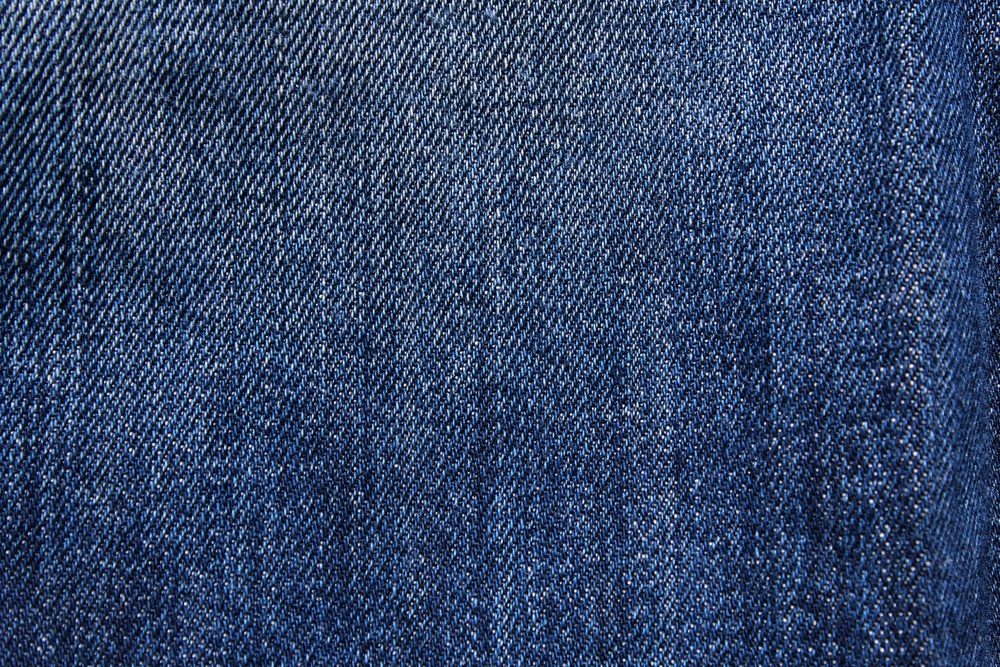
#> input picture src/data/test-data/denim-0001.jpg, 1000 x 667 px, shrunk from 1920 x 1280 before the run, found by its file name
$ python quarter-separation-for-best-portion.py
#> lines starting #> are read from the running program, lines starting #| are printed output that depends on the picture
import cv2
import numpy as np
import matplotlib.pyplot as plt

# Define the path to the image file
image_path = "src/data/test-data/denim-0001.jpg"

# Load the image using OpenCV
image = cv2.imread(image_path)
#> image is the input picture: shape (667, 1000, 3); mean B, G, R 103.3, 69.2, 50.5

# Check if the image is loaded successfully
if image is not None:
    # Get the dimensions of the image
    height, width, channels = image.shape
#> height = 667; width = 1000; channels = 3

    print(f"Image Dimensions - Height: {height}, Width: {width}, Channels: {channels}")
#| Image Dimensions - Height: 667, Width: 1000, Channels: 3

    # Get the minimum of width and height
    min_dimension = min(height, width)
#> min_dimension = 667

    print(f"Minimum Dimension: {min_dimension}")
#| Minimum Dimension: 667

    # Crop the image to min_dimension x min_dimension
    image = image[:min_dimension, :min_dimension, :]
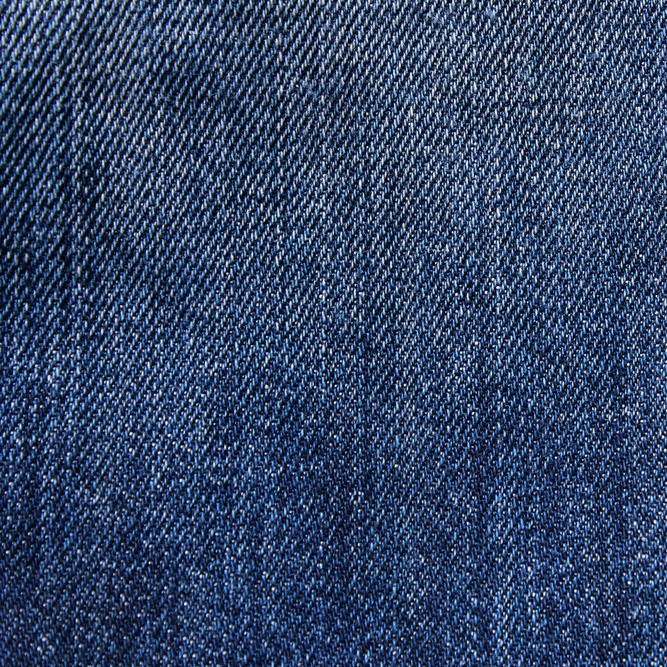
#> image: shape (667, 667, 3); mean B, G, R 102.8, 70.4, 52

    # Get the dimensions of the cropped image
    cropped_height, cropped_width, _ = image.shape
#> cropped_height = 667; cropped_width = 667

    # Save the cropped image if needed
    # cv2.imwrite("path/to/save/cropped/image.jpg", image)

    # Convert the cropped image to grayscale
    gray_image = cv2.cvtColor(image, cv2.COLOR_BGR2GRAY)
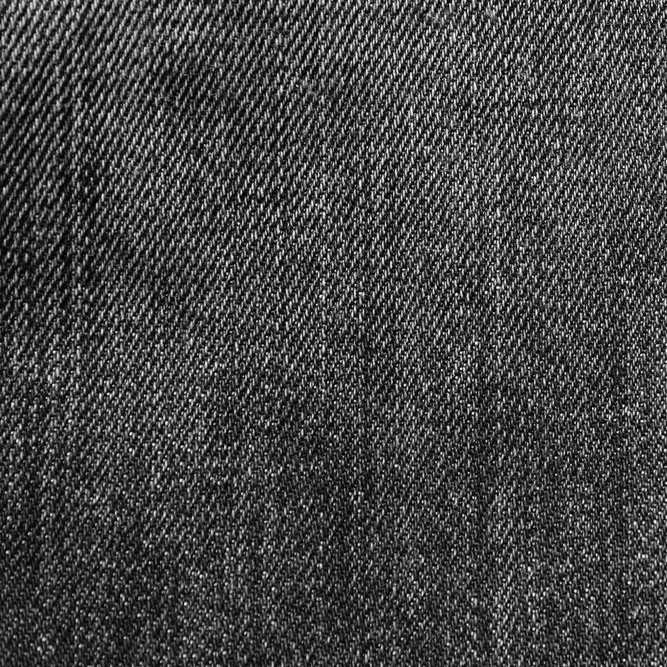
#> gray_image: shape (667, 667); min 1, max 254, mean 68.5

    # Equalize the histogram
    equalized_gray_image = cv2.equalizeHist(gray_image)
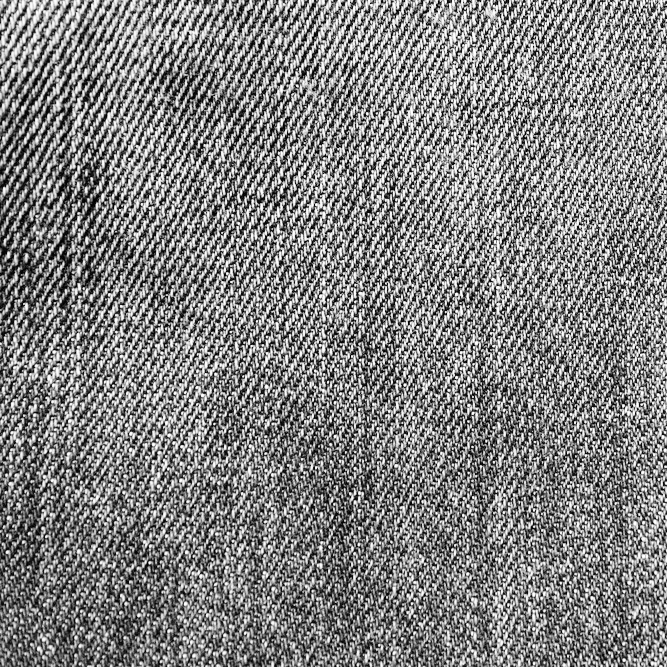
#> equalized_gray_image: shape (667, 667); min 0, max 255, mean 128.4

    # Divide the equalized image into 4 equal parts
    height_half = cropped_height // 2
#> height_half = 333
    width_half = cropped_width // 2
#> width_half = 333

    print(f"Half Image Dimensions - Height: {height_half}, Width: {width_half}")
#| Half Image Dimensions - Height: 333, Width: 333

    # Top-left quarter
    top_left_quarter = equalized_gray_image[:height_half, :width_half]
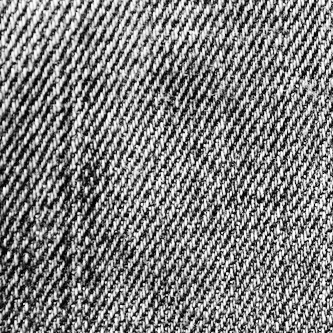
#> top_left_quarter: shape (333, 333); min 0, max 255, mean 127.5

    # Top-right quarter
    top_right_quarter = equalized_gray_image[:height_half, width_half:]
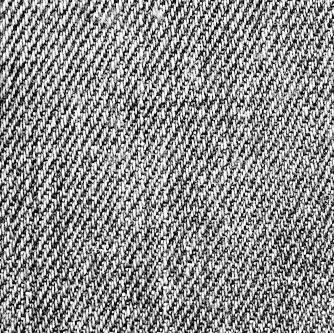
#> top_right_quarter: shape (333, 334); min 0, max 255, mean 141.6

    # Bottom-left quarter
    bottom_left_quarter = equalized_gray_image[height_half:, :width_half]
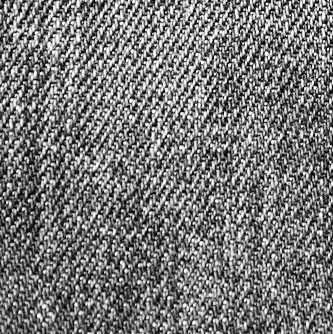
#> bottom_left_quarter: shape (334, 333); min 0, max 255, mean 119.8

    # Bottom-right quarter
    bottom_right_quarter = equalized_gray_image[height_half:, width_half:]
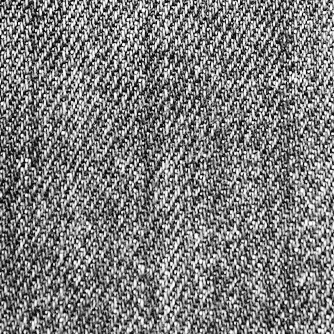
#> bottom_right_quarter: shape (334, 334); min 0, max 255, mean 124.8

    # Display the original, grayscale, equalized, and divided images using Matplotlib
    plt.figure(figsize=(16, 4))

    # Divided Images
    plt.subplot(2, 2, 1)
    plt.imshow(top_left_quarter, cmap='gray')
    plt.title('Top-left Quarter')
    plt.axis('off')

    plt.subplot(2, 2, 2)
    plt.imshow(top_right_quarter, cmap='gray')
    plt.title('Top-right Quarter')
    plt.axis('off')

    plt.subplot(2, 2, 3)
    plt.imshow(bottom_left_quarter, cmap='gray')
    plt.title('Bottom-left Quarter')
    plt.axis('off')

    plt.subplot(2, 2, 4)
    plt.imshow(bottom_right_quarter, cmap='gray')
    plt.title('Bottom-right Quarter')
    plt.axis('off')

    plt.show()

else:
    print(f"Error: Unable to load the image from {image_path}")

$ run again, with src/data/test-data/pexels-digital-buggu-173207.jpg copied over src/data/test-data/denim-0001.jpg
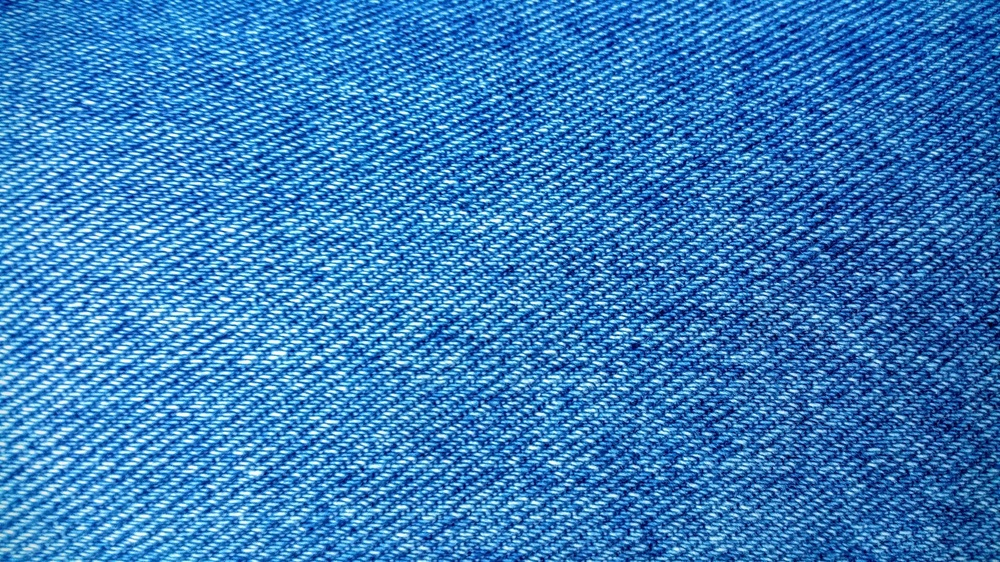
#> input picture src/data/test-data/pexels-digital-buggu-173207.jpg, 1000 x 562 px, shrunk from 1920 x 1080 before the run, found by its file name
#> image is the input picture: shape (562, 1000, 3); mean B, G, R 188.1, 125.7, 56.4
#| Image Dimensions - Height: 562, Width: 1000, Channels: 3
#| Minimum Dimension: 562
#> image: shape (562, 562, 3)
#| Half Image Dimensions - Height: 281, Width: 281
#> `bottom_left_quarter = equalized_gray_image[height_half:, :width_half]`:
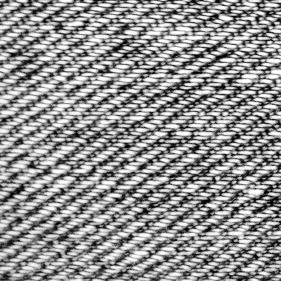
#> bottom_left_quarter: shape (281, 281); min 0, max 255, mean 144.7
#> `bottom_right_quarter = equalized_gray_image[height_half:, width_half:]`:
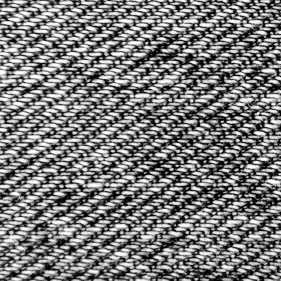
#> bottom_right_quarter: shape (281, 281); min 0, max 255, mean 121.2

$ run again, with src/data/test-data/pexels-engin-akyurt-10221760.jpg copied over src/data/test-data/denim-0001.jpg
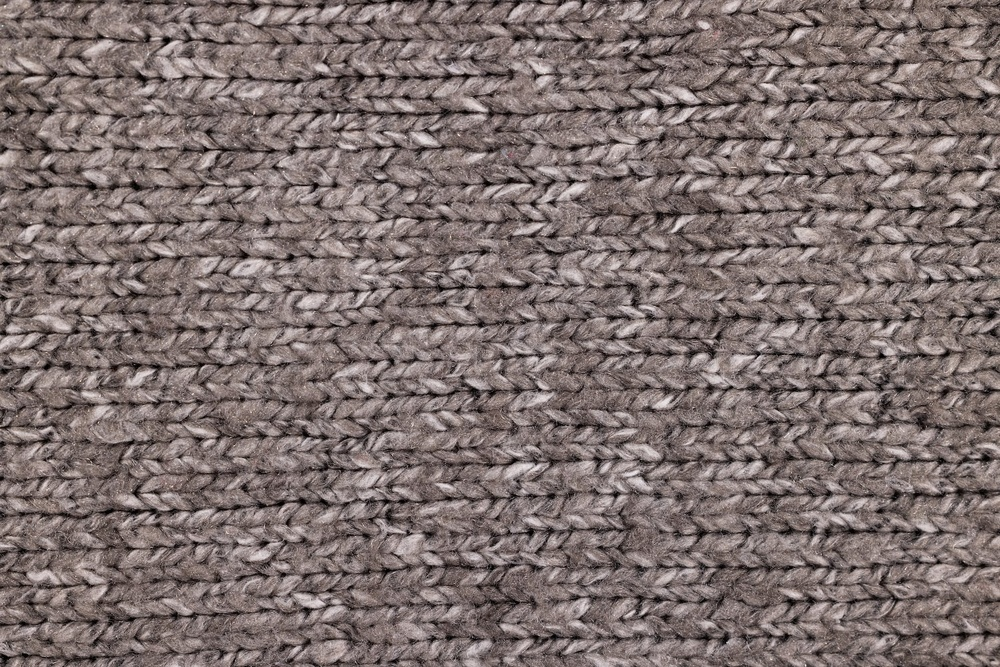
#> input picture src/data/test-data/pexels-engin-akyurt-10221760.jpg, 1000 x 667 px, shrunk from 1920 x 1281 before the run, found by its file name
#> image is the input picture: shape (667, 1000, 3); mean B, G, R 110, 112.1, 125.6
#| Image Dimensions - Height: 667, Width: 1000, Channels: 3
#| Minimum Dimension: 667
#> image: shape (667, 667, 3)
#| Half Image Dimensions - Height: 333, Width: 333
#> `bottom_left_quarter = equalized_gray_image[height_half:, :width_half]`:
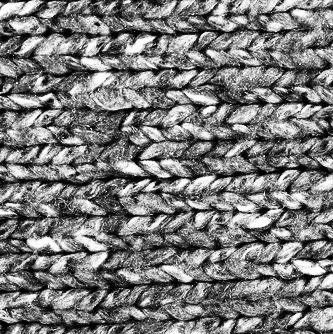
#> bottom_left_quarter: shape (334, 333); min 0, max 255, mean 122
#> `bottom_right_quarter = equalized_gray_image[height_half:, width_half:]`:
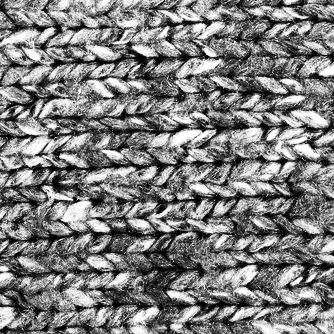
#> bottom_right_quarter: shape (334, 334); min 0, max 255, mean 126.2

$ run again, with src/data/test-data/pexels-engin-akyurt-14840550.jpg copied over src/data/test-data/denim-0001.jpg
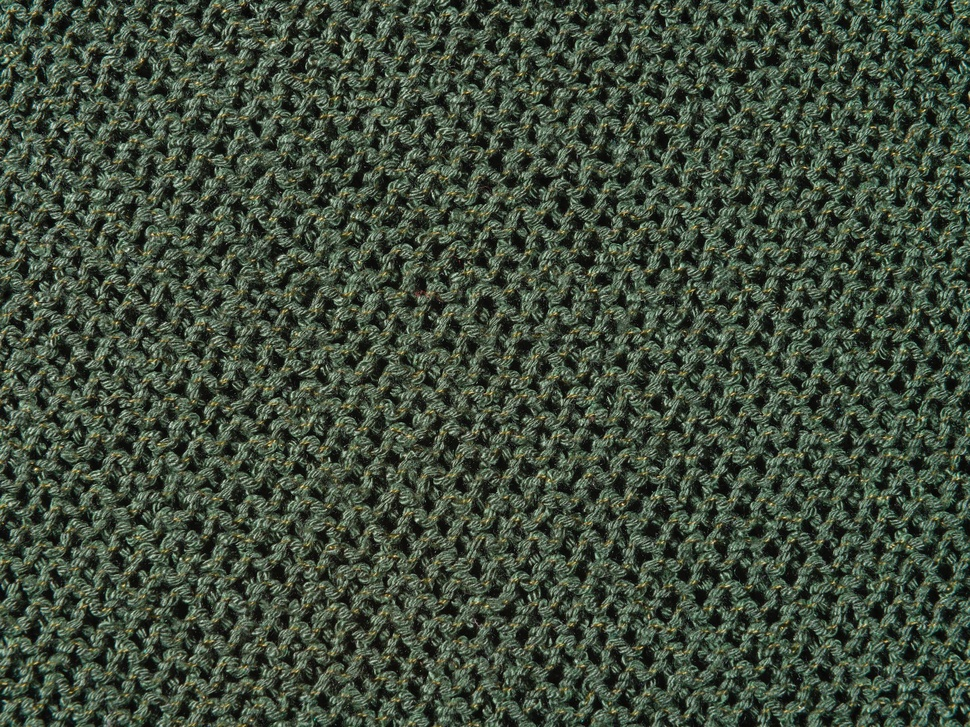
#> input picture src/data/test-data/pexels-engin-akyurt-14840550.jpg, 970 x 727 px, shrunk from 1920 x 1440 before the run, found by its file name
#> image is the input picture: shape (727, 970, 3); mean B, G, R 60.3, 76.1, 64.2
#| Image Dimensions - Height: 727, Width: 970, Channels: 3
#| Minimum Dimension: 727
#> image: shape (727, 727, 3)
#| Half Image Dimensions - Height: 363, Width: 363
#> `bottom_right_quarter = equalized_gray_image[height_half:, width_half:]`:
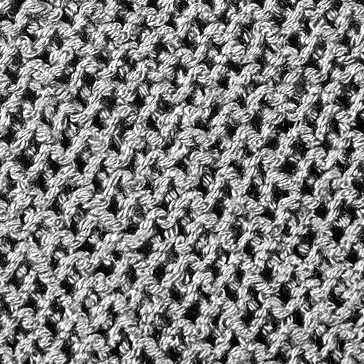
#> bottom_right_quarter: shape (364, 364); min 0, max 255, mean 126.2
